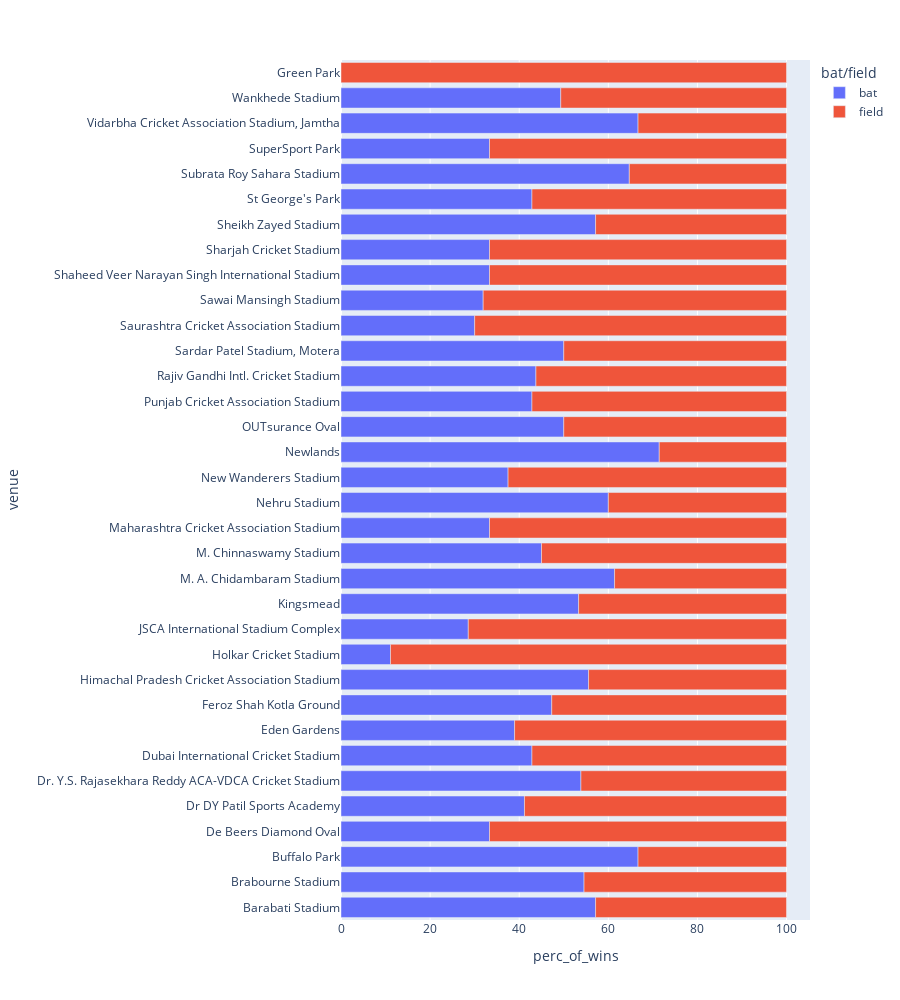

The cell this chart's notebook holds for it:
### Code cell
fig  = px.bar(df_batfield2, y = "venue", x="perc_of_wins", orientation="h", color="bat/field", height=1000)
fig.show()

### Figure 1 — Plotly figure (JSON) as saved in the notebook; plotly's stock layout.template omitted (floating-point values rounded to 4 significant figures)
{"data": [{"alignmentgroup": "True", "hovertemplate": "bat/field=bat<br>perc_of_wins=%{x}<br>venue=%{y}<extra></extra>", "legendgroup": "bat", "marker": {"color": "#636efa"}, "name": "bat", "offsetgroup": "bat", "orientation": "h", "showlegend": true, "textposition": "auto", "type": "bar", "x": [57.14, 54.55, 66.67, 33.33, 41.18, 53.85, 42.86, 38.96, 47.3, 55.56, 11.11, 28.57, 53.33, 61.4, 45, 33.33, 60, 37.5, 71.43, 50, 42.86, 43.75, 50, 30, 31.91, 33.33, 33.33, 57.14, 42.86, 64.71, 33.33, 66.67, 49.32], "xaxis": "x", "y": ["Barabati Stadium", "Brabourne Stadium", "Buffalo Park", "De Beers Diamond Oval", "Dr DY Patil Sports Academy", "Dr. Y.S. Rajasekhara Reddy ACA-VDCA Cricket Stadium", "Dubai International Cricket Stadium", "Eden Gardens", "Feroz Shah Kotla Ground", "Himachal Pradesh Cricket Association Stadium", "Holkar Cricket Stadium", "JSCA International Stadium Complex", "Kingsmead", "M. A. Chidambaram Stadium", "M. Chinnaswamy Stadium", "Maharashtra Cricket Association Stadium", "Nehru Stadium", "New Wanderers Stadium", "Newlands", "OUTsurance Oval", "Punjab Cricket Association Stadium", "Rajiv Gandhi Intl. Cricket Stadium", "Sardar Patel Stadium, Motera", "Saurashtra Cricket Association Stadium", "Sawai Mansingh Stadium", "Shaheed Veer Narayan Singh International Stadium", "Sharjah Cricket Stadium", "Sheikh Zayed Stadium", "St George's Park", "Subrata Roy Sahara Stadium", "SuperSport Park", "Vidarbha Cricket Association Stadium, Jamtha", "Wankhede Stadium"], "yaxis": "y"}, {"alignmentgroup": "True", "hovertemplate": "bat/field=field<br>perc_of_wins=%{x}<br>venue=%{y}<extra></extra>", "legendgroup": "field", "marker": {"color": "#EF553B"}, "name": "field", "offsetgroup": "field", "orientation": "h", "showlegend": true, "textposition": "auto", "type": "bar", "x": [42.86, 45.45, 33.33, 66.67, 58.82, 46.15, 57.14, 61.04, 52.7, 100, 44.44, 88.89, 71.43, 46.67, 38.6, 55, 66.67, 40, 62.5, 28.57, 50, 57.14, 56.25, 50, 70, 68.09, 66.67, 66.67, 42.86, 57.14, 35.29, 66.67, 33.33, 50.68], "xaxis": "x", "y": ["Barabati Stadium", "Brabourne Stadium", "Buffalo Park", "De Beers Diamond Oval", "Dr DY Patil Sports Academy", "Dr. Y.S. Rajasekhara Reddy ACA-VDCA Cricket Stadium", "Dubai International Cricket Stadium", "Eden Gardens", "Feroz Shah Kotla Ground", "Green Park", "Himachal Pradesh Cricket Association Stadium", "Holkar Cricket Stadium", "JSCA International Stadium Complex", "Kingsmead", "M. A. Chidambaram Stadium", "M. Chinnaswamy Stadium", "Maharashtra Cricket Association Stadium", "Nehru Stadium", "New Wanderers Stadium", "Newlands", "OUTsurance Oval", "Punjab Cricket Association Stadium", "Rajiv Gandhi Intl. Cricket Stadium", "Sardar Patel Stadium, Motera", "Saurashtra Cricket Association Stadium", "Sawai Mansingh Stadium", "Shaheed Veer Narayan Singh International Stadium", "Sharjah Cricket Stadium", "Sheikh Zayed Stadium", "St George's Park", "Subrata Roy Sahara Stadium", "SuperSport Park", "Vidarbha Cricket Association Stadium, Jamtha", "Wankhede Stadium"], "yaxis": "y"}], "layout": {"barmode": "relative", "height": 1000, "legend": {"title": {"text": "bat/field"}, "tracegroupgap": 0}, "margin": {"t": 60}, "xaxis": {"anchor": "y", "domain": [0, 1], "title": {"text": "perc_of_wins"}}, "yaxis": {"anchor": "x", "domain": [0, 1], "title": {"text": "venue"}}}}
